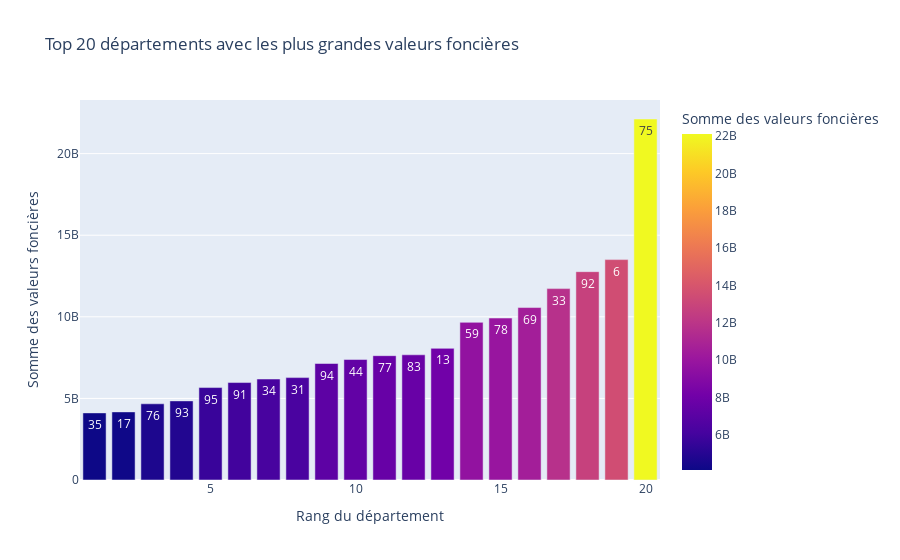

The code cell stored with this chart in its notebook:
### Markdown cell above
#### Valeur foncière moyenne en fonction du département (top 20)

### Code cell
grouped_df = df_2022.groupby('code_departement')['valeur_fonciere'].mean().reset_index()
top20_df = grouped_df.sort_values('valeur_fonciere', ascending=False).head(20)
top20_df = top20_df.sort_values('valeur_fonciere', ascending=True)
top20_df['x_axis_order'] = range(1, len(top20_df) + 1)
fig = px.bar(top20_df, x='x_axis_order', y='valeur_fonciere', 
             color='valeur_fonciere', 
             labels={'valeur_fonciere':'Somme des valeurs foncières', 
                     'x_axis_order':'Rang du département'},
             hover_data=['code_departement'],
             title="Top 20 départements avec les plus grandes valeurs foncières")
fig.update_traces(text=top20_df['code_departement'], textposition='inside')
fig.show()

### Figure 1 — Plotly figure (JSON) as saved in the notebook; plotly's stock layout.template omitted (floating-point values rounded to 4 significant figures)
{"data": [{"alignmentgroup": "True", "customdata": [[35], [17], [76], [93], [95], [91], [34], [31], [94], [44], [77], [83], [13], [59], [78], [69], [33], [92], [6], [75]], "hovertemplate": "Rang du département=%{x}<br>Somme des valeurs foncières=%{marker.color}<br>code_departement=%{customdata[0]}<extra></extra>", "legendgroup": "", "marker": {"color": [4113000000.0, 4174000000.0, 4670000000.0, 4847492100, 5664000000.0, 5971000000.0, 6187000000.0, 6275000000.0, 7139000000.0, 7383000000.0, 7618000000.0, 7672000000.0, 8066000000.0, 9660000000.0, 9925000000.0, 10570000000.0, 11730000000.0, 12770000000.0, 13510000000.0, 22121472927], "coloraxis": "coloraxis", "pattern": {"shape": ""}}, "name": "", "offsetgroup": "", "orientation": "v", "showlegend": false, "text": [35, 17, 76, 93, 95, 91, 34, 31, 94, 44, 77, 83, 13, 59, 78, 69, 33, 92, 6, 75], "textposition": "inside", "type": "bar", "x": [1, 2, 3, 4, 5, 6, 7, 8, 9, 10, 11, 12, 13, 14, 15, 16, 17, 18, 19, 20], "xaxis": "x", "y": [4113000000.0, 4174000000.0, 4670000000.0, 4847492100, 5664000000.0, 5971000000.0, 6187000000.0, 6275000000.0, 7139000000.0, 7383000000.0, 7618000000.0, 7672000000.0, 8066000000.0, 9660000000.0, 9925000000.0, 10570000000.0, 11730000000.0, 12770000000.0, 13510000000.0, 22121472927], "yaxis": "y"}], "layout": {"barmode": "relative", "coloraxis": {"colorbar": {"title": {"text": "Somme des valeurs foncières"}}, "colorscale": [[0, "#0d0887"], [0.1111, "#46039f"], [0.2222, "#7201a8"], [0.3333, "#9c179e"], [0.4444, "#bd3786"], [0.5556, "#d8576b"], [0.6667, "#ed7953"], [0.7778, "#fb9f3a"], [0.8889, "#fdca26"], [1, "#f0f921"]]}, "legend": {"tracegroupgap": 0}, "title": {"text": "Top 20 départements avec les plus grandes valeurs foncières"}, "xaxis": {"anchor": "y", "domain": [0, 1], "title": {"text": "Rang du département"}}, "yaxis": {"anchor": "x", "domain": [0, 1], "title": {"text": "Somme des valeurs foncières"}}}}
